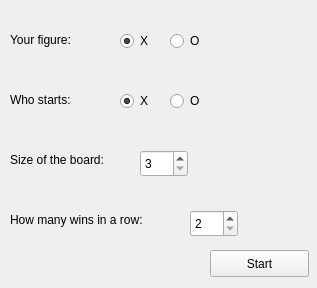
<?xml version="1.0" encoding="UTF-8"?>
<ui version="4.0">
 <class>settingWindow</class>
 <widget class="QMainWindow" name="settingWindow">
  <property name="geometry">
   <rect>
    <x>0</x>
    <y>0</y>
    <width>317</width>
    <height>288</height>
   </rect>
  </property>
  <property name="windowTitle">
   <string>settingWindow</string>
  </property>
  <widget class="QWidget" name="centralWidget">
   <property name="autoFillBackground">
    <bool>true</bool>
   </property>
   <property name="styleSheet">
    <string notr="true"/>
   </property>
   <widget class="QLabel" name="your_figure">
    <property name="geometry">
     <rect>
      <x>10</x>
      <y>10</y>
      <width>91</width>
      <height>60</height>
     </rect>
    </property>
    <property name="text">
     <string>Your figure:</string>
    </property>
   </widget>
   <widget class="QLabel" name="start_figure">
    <property name="geometry">
     <rect>
      <x>10</x>
      <y>70</y>
      <width>81</width>
      <height>60</height>
     </rect>
    </property>
    <property name="text">
     <string>Who starts:</string>
    </property>
   </widget>
   <widget class="QLabel" name="board_size">
    <property name="geometry">
     <rect>
      <x>10</x>
      <y>130</y>
      <width>121</width>
      <height>60</height>
     </rect>
    </property>
    <property name="text">
     <string>Size of the board:</string>
    </property>
   </widget>
   <widget class="QLabel" name="winning_number">
    <property name="geometry">
     <rect>
      <x>10</x>
      <y>190</y>
      <width>171</width>
      <height>60</height>
     </rect>
    </property>
    <property name="text">
     <string>How many wins in a row:</string>
    </property>
   </widget>
   <widget class="QRadioButton" name="your_figure_X">
    <property name="geometry">
     <rect>
      <x>120</x>
      <y>30</y>
      <width>41</width>
      <height>22</height>
     </rect>
    </property>
    <property name="text">
     <string>X</string>
    </property>
    <property name="checked">
     <bool>true</bool>
    </property>
    <property name="autoExclusive">
     <bool>false</bool>
    </property>
    <attribute name="buttonGroup">
     <string notr="true">buttonGroup_1</string>
    </attribute>
   </widget>
   <widget class="QRadioButton" name="your_figure_O">
    <property name="geometry">
     <rect>
      <x>170</x>
      <y>30</y>
      <width>41</width>
      <height>22</height>
     </rect>
    </property>
    <property name="text">
     <string>O</string>
    </property>
    <property name="autoExclusive">
     <bool>false</bool>
    </property>
    <attribute name="buttonGroup">
     <string notr="true">buttonGroup_1</string>
    </attribute>
   </widget>
   <widget class="QRadioButton" name="start_figure_O">
    <property name="geometry">
     <rect>
      <x>170</x>
      <y>90</y>
      <width>41</width>
      <height>22</height>
     </rect>
    </property>
    <property name="text">
     <string>O</string>
    </property>
    <property name="autoExclusive">
     <bool>false</bool>
    </property>
    <attribute name="buttonGroup">
     <string notr="true">buttonGroup_2</string>
    </attribute>
   </widget>
   <widget class="QRadioButton" name="start_figure_X">
    <property name="geometry">
     <rect>
      <x>120</x>
      <y>90</y>
      <width>41</width>
      <height>22</height>
     </rect>
    </property>
    <property name="text">
     <string>X</string>
    </property>
    <property name="checked">
     <bool>true</bool>
    </property>
    <property name="autoExclusive">
     <bool>false</bool>
    </property>
    <attribute name="buttonGroup">
     <string notr="true">buttonGroup_2</string>
    </attribute>
   </widget>
   <widget class="QSpinBox" name="spinBox_size">
    <property name="geometry">
     <rect>
      <x>140</x>
      <y>150</y>
      <width>48</width>
      <height>27</height>
     </rect>
    </property>
    <property name="minimum">
     <number>3</number>
    </property>
    <property name="maximum">
     <number>5</number>
    </property>
   </widget>
   <widget class="QSpinBox" name="spinBox_win">
    <property name="geometry">
     <rect>
      <x>190</x>
      <y>210</y>
      <width>48</width>
      <height>27</height>
     </rect>
    </property>
    <property name="minimum">
     <number>2</number>
    </property>
    <property name="maximum">
     <number>5</number>
    </property>
   </widget>
   <widget class="QPushButton" name="start_button">
    <property name="geometry">
     <rect>
      <x>210</x>
      <y>250</y>
      <width>99</width>
      <height>27</height>
     </rect>
    </property>
    <property name="text">
     <string>Start</string>
    </property>
   </widget>
  </widget>
 </widget>
 <layoutdefault spacing="6" margin="11"/>
 <resources/>
 <connections/>
 <buttongroups>
  <buttongroup name="buttonGroup_1"/>
  <buttongroup name="buttonGroup_2"/>
 </buttongroups>
</ui>
